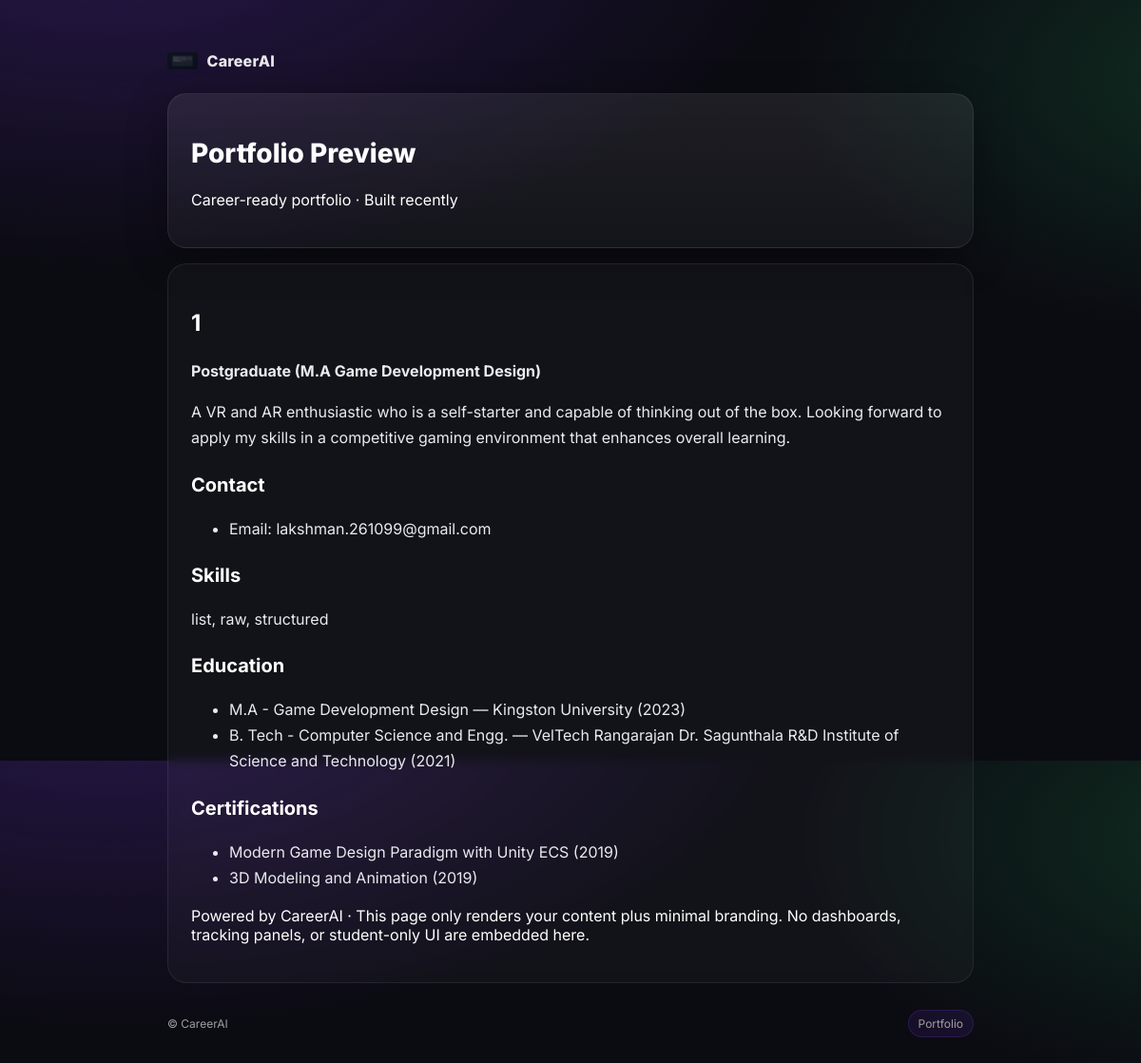
Page /portfolio/preview (signed in) on the earlier database version.
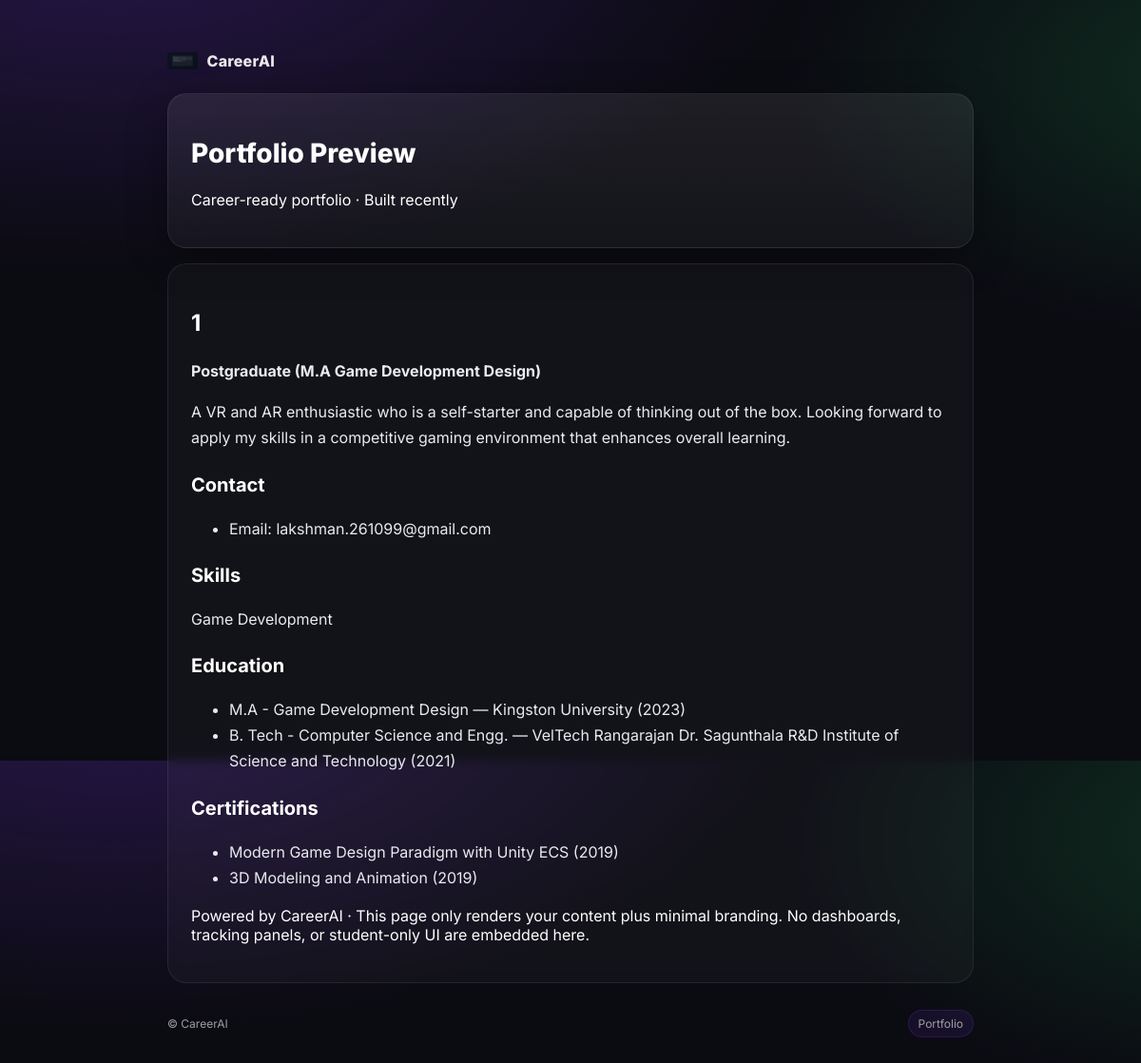
Same page on the later database version.
### models.py (models this page shows, shortened)
class UserProfile(db.Model):
    __tablename__ = "user_profile"
    id = db.Column(db.Integer, primary_key=True)
    user_id = db.Column(
        db.Integer,
        db.ForeignKey("user.id", ondelete="CASCADE"),
        index=True,
        nullable=False,
        unique=True,
    )
    full_name = db.Column(db.String(120), nullable=True)
    headline = db.Column(db.String(200), nullable=True)
    summary = db.Column(db.Text, nullable=True)
    location = db.Column(db.String(120), nullable=True)
    phone = db.Column(db.String(32), nullable=True)
    links = db.Column(
        db.JSON, default=dict
    )  # {"linkedin": "...", "github": "...", ...}
    skills = db.Column(
        db.JSON, default=list
    )  # e.g. [{"name":"Python","level":3}, ...] or ["Python", ...]
    education = db.Column(db.JSON, default=list)  # [{school, degree, year}, ...]
    experience = db.Column(
        db.JSON, default=list
    )  # [{company, role, start, end, bullets:[...]}]
    certifications = db.Column(
        db.JSON, default=list
    )  # ["AWS CCP", ...] or [{"name":"AWS CCP","year":"2024"}]
    updated_at = db.Column(db.DateTime, default=datetime.utcnow, nullable=False)
    user = db.relationship(
        "User",
        backref=db.backref("profile", uselist=False, cascade="all, delete-orphan"),
    )

### modules/portfolio/routes.py (the view)
@portfolio_bp.route("/preview", methods=["GET"], endpoint="preview")
@login_required
def preview():
    prof = _get_profile_safe()
    if not prof:
        flash("Your Profile Portal is empty. Please add your details first.", "warning")
        return redirect(url_for("settings.profile"))
    try:
        projects = _sqlite_safe_projects_query().all()
    except Exception:
        try:
            db.session.rollback()
        except Exception:
            pass
        projects = []
    try:
        md_text = _render_full_portfolio_md(prof, projects, chosen=None)
        html = _md_to_html(md_text)
    except Exception as e:
        current_app.logger.exception("Could not render preview markdown: %s", e)
        flash("Could not render preview. Please check your Profile Portal.", "error")
        return redirect(url_for("portfolio.index"))
    return render_template(
        "public_view.html",
        page=None,
        page_html=html,
        updated_tag=CAREER_AI_VERSION,
    )

### app.py (called while the page is built)
def free_coins():
    if getattr(current_user, "is_authenticated", False):
        try:
            return getattr(current_user, "coins_free", 0) or 0
        except Exception:
            try:
                db.session.rollback()
            except Exception:
                pass
            return 0
    return 0

def pro_coins():
    if getattr(current_user, "is_authenticated", False):
        try:
            return getattr(current_user, "coins_pro", 0) or 0
        except Exception:
            try:
                db.session.rollback()
            except Exception:
                pass
            return 0
    return 0

### models.py (called while the page is built)
    @property
    def is_super_admin(self) -> bool:
        return (self.role or "student") in ("super_admin", "ultra_admin")

    @property
    def is_university_admin(self) -> bool:
        return (self.role or "student") == "university_admin"

    @property
    def is_admin(self) -> bool:
        return self.is_super_admin or self.is_university_admin

### modules/auth/routes.py (called while the page is built)
@login_manager.user_loader
def load_user(user_id):
    try:
        return User.query.get(int(user_id))
    except Exception:
        return None

### modules/portfolio/routes.py (called while the page is built)
def _get_profile_safe():
    try:
        return UserProfile.query.filter_by(user_id=current_user.id).first()
    except Exception:
        try:
            db.session.rollback()
        except Exception:
            pass
        current_app.logger.exception("Failed loading UserProfile")
        return None

def _safe_links_map(links):
    out = {
        "email": (links or {}).get("email", ""),
        "website": (links or {}).get("website", ""),
        "linkedin": (links or {}).get("linkedin", ""),
        "github": (links or {}).get("github", ""),
    }
    custom = {}
    for k, v in (links or {}).items():
        if k in out:
            continue
        k2, v2 = (k or "").strip(), (v or "").strip()
        if k2 and v2:
            custom[k2] = v2
    out["custom"] = custom
    return out

def _sqlite_safe_projects_query():
    nulls_last = case((Project.start_date.is_(None), 1), else_=0)
    return Project.query.filter_by(user_id=current_user.id).order_by(
        nulls_last, Project.start_date.desc(), Project.id.desc()
    )

### templates/portfolio/public_view.html (shortened to what this page needs)
{% extends "public_base.html" %}
{% block content %}
  <main class="min-h-screen bg-gradient-to-b from-slate-950 via-slate-950 to-black text-slate-50">
    <section class="hero-card max-w-3xl mx-auto px-4 sm:px-6 lg:px-8 pt-10 pb-6">
      <div class="rounded-2xl border border-white/10 bg-white/5/5 backdrop-blur-xl px-5 py-4 sm:px-6 sm:py-5 shadow-lg">
        <div class="flex flex-col gap-1.5">
          <h1 class="title text-2xl sm:text-3xl font-bold tracking-tight">
            {{ (page.title if page else 'Portfolio Preview') }}
          </h1>
          <p class="text-[11px] sm:text-xs text-slate-400 mt-1">
            Career-ready portfolio · Built
            {{ page.created_at.strftime('%d %b %Y') if page and page.created_at else 'recently' }}
          </p>
        </div>
      </div>
    </section>
    <article class="content-card max-w-3xl mx-auto px-4 sm:px-6 lg:px-8 pb-12">
      <div class="prose prose-invert prose-sm sm:prose-base prose-headings:text-slate-50 prose-p:text-slate-200 prose-a:text-sky-400 prose-a:no-underline hover:prose-a:underline prose-strong:text-slate-50 prose-code:text-slate-100 prose-li:marker:text-slate-400">
        {{ page_html | safe }}
      </div>
      <p class="mt-8 text-[10px] sm:text-[11px] text-slate-500 text-center">
        Powered by CareerAI · This page only renders your content plus minimal branding.
        No dashboards, tracking panels, or student-only UI are embedded here.
      </p>
    </article>
  </main>
{% endblock %}

### templates/public_base.html (shortened to what this page needs)
<!doctype html>
<html lang="en">
<head>
  <link rel="stylesheet" href="{{ url_for('static', filename='css/glass.css') }}">
</head>
<body>
  <div class="public-wrap">
    <header class="brand" aria-label="CareerAI">
      <img src="{{ url_for('static', filename='assets/feature_portfolio.svg') }}" alt="CareerAI">
      <span>CareerAI</span>
    </header>
    {% block content %}{% endblock %}
    <footer class="footer">
      <span>© CareerAI</span>
      <span class="badge">Portfolio</span>
    </footer>
  </div>
</body>
</html>

### static/css/glass.css (style rules this page uses)
:root { --glass-bg: rgba(15,23,42,0.75); --glass-bg-soft: rgba(15,23,42,0.85); --glass-brd: rgba(148,163,184,0.55); --glass-brd-soft: rgba(148,163,184,0.35); --glass-brd-strong: rgba(191,219,254,0.85); --glass-shadow: 0 18px 45px rgba(2,6,23,.90); --accent-amber: rgba(249,115,22,0.9); --accent-amber-soft: rgba(251,146,60,0.4); --accent-indigo: rgba(99,102,241,0.9); --accent-fuchsia: rgba(217,70,239,0.9); }
* { box-sizing:border-box; }
body { font-family: Inter, ui-sans-serif, system-ui, -apple-system, Segoe UI, Roboto, "Helvetica Neue", Arial; color:#f9fafb; }
header { z-index: 99999 !important; }
.rounded-2xl { border-radius: 1.25rem; }

### templates/public_base.html (style rules this page uses)
:root { --accent: #7c3aed; }
html, body { height: 100%; }
body { font-family: Inter, system-ui, -apple-system, Segoe UI, Roboto, "Helvetica Neue", Arial, "Noto Sans", "Apple Color Emoji", "Segoe UI Emoji", "Segoe UI Symbol", "Noto Color Emoji", sans-serif; background: radial-gradient(1200px 600px at 10% -10%, rgba(124,58,237,.25), transparent 60%), radial-gradient(900px 500px at 110% 10%, rgba(34,197,94,.18), transparent 55%), #0b0b12; color: #fff; }
.public-wrap { max-width: 880px; margin: 0 auto; padding: 40px 16px 64px; }
.brand { display:flex; align-items:center; gap:.6rem; margin-bottom:18px; }
.brand img { width:32px; height:32px; border-radius:10px; }
.brand span { font-weight:800; letter-spacing:.2px; opacity:.9 }
.hero-card { border: 1px solid rgba(255,255,255,.08); background: linear-gradient(180deg, rgba(255,255,255,.08), rgba(255,255,255,.04)); border-radius: 20px; padding: 24px; box-shadow: 0 10px 40px rgba(0,0,0,.35); }
.content-card { margin-top:16px; border: 1px solid rgba(255,255,255,.08); background: rgba(255,255,255,.03); border-radius: 20px; padding: 24px; backdrop-filter: blur(6px); }
.title { font-size: 28px; font-weight: 800; line-height: 1.1; }
.prose { line-height: 1.7; color:#eaeaf0 }
.prose h1,.prose h2,.prose h3 { color:#fff; margin:18px 0 8px; }
.prose h1 { font-size:24px }
.prose h2 { font-size:20px }
.footer { margin-top: 28px; display:flex; justify-content: space-between; align-items:center; opacity:.6; font-size:12px; }
.badge { display:inline-flex; align-items:center; gap:.4rem; padding:6px 10px; border-radius:9999px; background: rgba(124,58,237,.18); border:1px solid rgba(124,58,237,.35); font-size:12px; }

Differences in the rows shown:
changed UserProfile: summary "…Contact Email: lakshman.261099@gmail.com Skills list, raw, structured Education M.A - Game…" → "…Contact Email: lakshman.261099@gmail.com Skills Game Development Education M.A - Game…"
